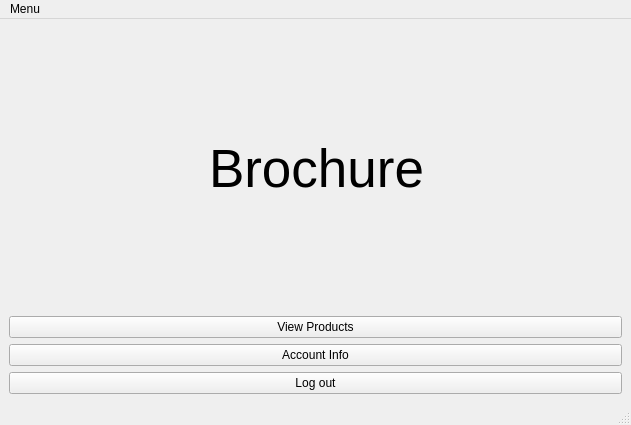
<?xml version="1.0" encoding="UTF-8"?>
<ui version="4.0">
 <class>BrochureWindow</class>
 <widget class="QMainWindow" name="BrochureWindow">
  <property name="geometry">
   <rect>
    <x>0</x>
    <y>0</y>
    <width>631</width>
    <height>425</height>
   </rect>
  </property>
  <property name="windowTitle">
   <string>MainWindow</string>
  </property>
  <widget class="QWidget" name="centralwidget">
   <layout class="QVBoxLayout" name="verticalLayout_2">
    <item>
     <widget class="QLabel" name="label">
      <property name="font">
       <font>
        <pointsize>40</pointsize>
       </font>
      </property>
      <property name="text">
       <string>Brochure</string>
      </property>
      <property name="margin">
       <number>0</number>
      </property>
      <property name="indent">
       <number>200</number>
      </property>
      <property name="openExternalLinks">
       <bool>true</bool>
      </property>
     </widget>
    </item>
    <item>
     <layout class="QVBoxLayout" name="verticalLayout">
      <item>
       <widget class="QPushButton" name="button_viewProducts">
        <property name="text">
         <string>View Products</string>
        </property>
       </widget>
      </item>
      <item>
       <widget class="QPushButton" name="button_accountInfo">
        <property name="text">
         <string>Account Info</string>
        </property>
       </widget>
      </item>
      <item>
       <widget class="QPushButton" name="button_logout">
        <property name="text">
         <string>Log out</string>
        </property>
       </widget>
      </item>
     </layout>
    </item>
   </layout>
  </widget>
  <widget class="QMenuBar" name="menubar">
   <property name="geometry">
    <rect>
     <x>0</x>
     <y>0</y>
     <width>631</width>
     <height>21</height>
    </rect>
   </property>
   <widget class="QMenu" name="menuMenu">
    <property name="title">
     <string>Menu</string>
    </property>
    <addaction name="actionHELP"/>
   </widget>
   <addaction name="menuMenu"/>
  </widget>
  <widget class="QStatusBar" name="statusbar"/>
  <action name="actionHELP">
   <property name="text">
    <string>HELP</string>
   </property>
  </action>
 </widget>
 <resources/>
 <connections/>
</ui>
